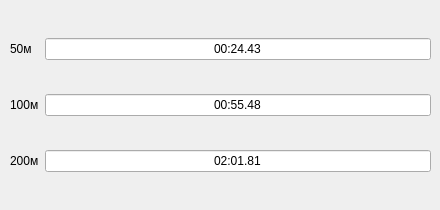
         <widget class="QWidget" name="tab_38">
          <attribute name="title">
           <string>Жінки</string>
          </attribute>
          <widget class="QWidget" name="layoutWidget_24">
           <property name="geometry">
            <rect>
             <x>10</x>
             <y>10</y>
             <width>421</width>
             <height>191</height>
            </rect>
           </property>
           <layout class="QGridLayout" name="gridLayout_26">
            <item row="1" column="1">
             <widget class="QLineEdit" name="lineEdit_50m_but_women100">
              <property name="text">
               <string>00:55.48</string>
              </property>
              <property name="alignment">
               <set>Qt::AlignCenter</set>
              </property>
             </widget>
            </item>
            <item row="2" column="0">
             <widget class="QLabel" name="label_166">
              <property name="text">
               <string>200м</string>
              </property>
             </widget>
            </item>
            <item row="2" column="1">
             <widget class="QLineEdit" name="lineEdit_50m_but_women200">
              <property name="text">
               <string>02:01.81</string>
              </property>
              <property name="alignment">
               <set>Qt::AlignCenter</set>
              </property>
             </widget>
            </item>
            <item row="1" column="0">
             <widget class="QLabel" name="label_164">
              <property name="text">
               <string>100м</string>
              </property>
             </widget>
            </item>
            <item row="0" column="1">
             <widget class="QLineEdit" name="lineEdit_50m_but_women50">
              <property name="text">
               <string>00:24.43</string>
              </property>
              <property name="alignment">
               <set>Qt::AlignCenter</set>
              </property>
             </widget>
            </item>
            <item row="0" column="0">
             <widget class="QLabel" name="label_162">
              <property name="text">
               <string>50м</string>
              </property>
             </widget>
            </item>
           </layout>
          </widget>
         </widget>
